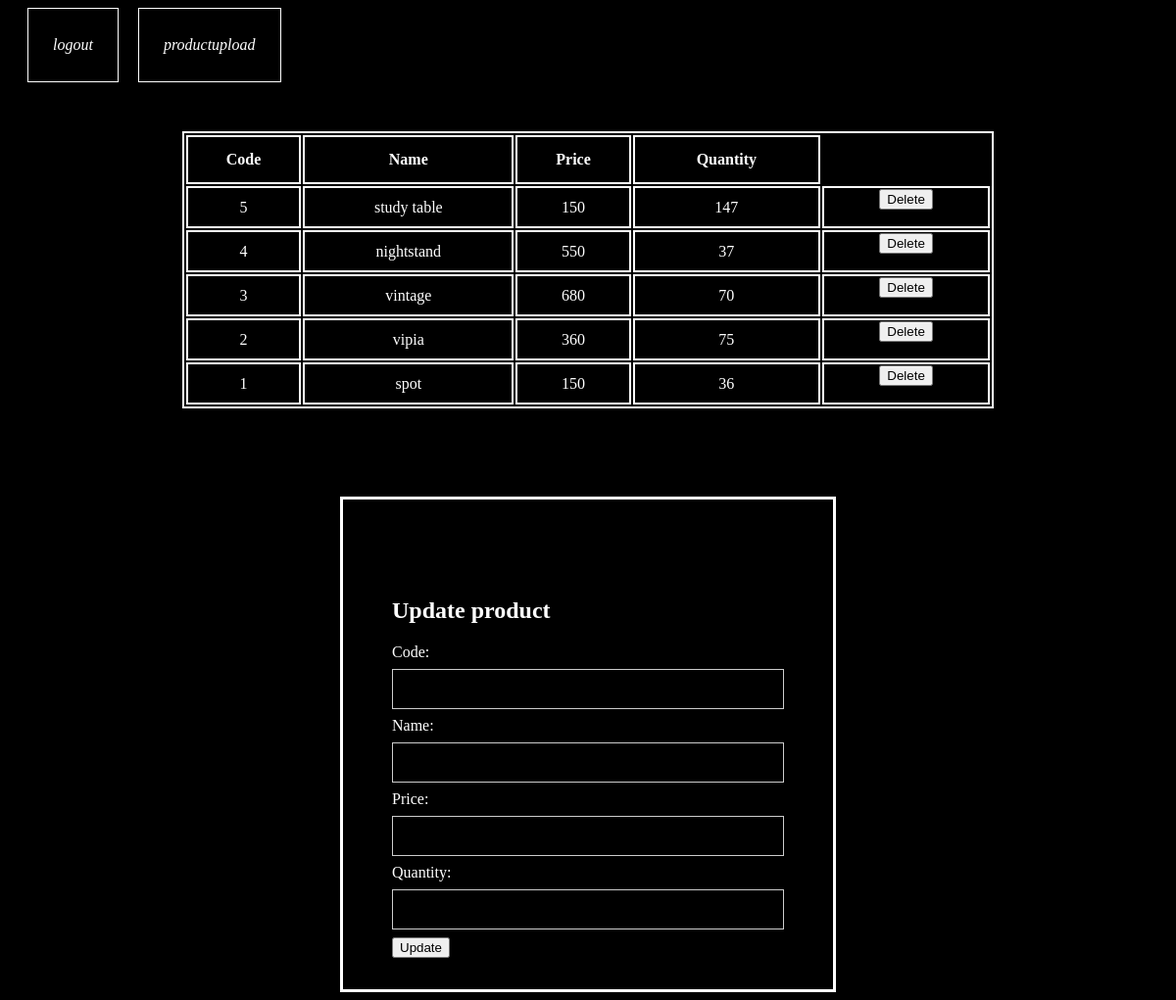
/products.php, run on the app's committed database.
### tables this page shows
CREATE TABLE IF NOT EXISTS `lamps` (
  `code` int(11) NOT NULL,
  `name` text NOT NULL,
  `price` int(11) NOT NULL,
  `quantity` int(11) NOT NULL,
  `image` varchar(256) NOT NULL,
  PRIMARY KEY (`code`)
);

### products.php (the view, shortened to what this page needs)
<link rel="stylesheet" href="menu.css" />
<link rel="stylesheet" href="product.css" />
<body style="background:black;color :white">
    <ul>
        <li><a href="login1.php">logout</a></li>
        <li><a href="productupload.php">productupload</a></li>
    </ul>
  <?php
$conn = new mysqli("localhost", "root", "", "orot2000");
$sql = "SELECT * FROM lamps";
$result = $conn->query($sql);
if ($result->num_rows > 0) {
 ?>
<table>
  <tr>
    <th>Code</th>
    <th>Name</th>
    <th>Price</th>
    <th>Quantity</th>
  </tr>
  <?php
  while($row = $result->fetch_assoc()) {
    echo "<tr>";
    echo "<td>" . $row['code'] . "</td>";
    echo "<td>" . $row['name'] . "</td>";
    echo "<td>" . $row['price'] . "</td>";
	echo "<td>" . $row['quantity'] . "</td>";
    echo "<td>";
    echo "<form action='products.php' method='post'>";
    echo "<input type='submit' value='Delete' name='delete_product'>";
    echo "</form>";
    echo "</td>";
    echo "</tr>";
  }
  ?>
  </table> <?php
} else {
  echo "No products found";
}
?>
<div >
<form class="f" action="products.php" method="post">
	<div class="container">
		<h2>Update product</h2>
		<label for="code">Code:</label><br>
		<input style="background:black" type="text" id="code" name="code"><br>
		<label for="name">Name:</label><br>
		<input style="background:black" type="text" id="name" name="name"><br>
		<label for="price">Price:</label><br>
		<input style="background:black" type="text" id="price" name="price"><br>
		<label for="quantity">Quantity:</label><br>
		<input style="background:black" type="text" id="quantity" name="quantity"><br>
		<input type="submit" value="Update" name="submit">
	</div>
</form>
</div>
</body>

### menu.css (style rules this page uses)
ul { list-style-type: none; margin: 0; padding: 0; overflow: hidden; background-color: black; }
li { float: left; }
li a { margin-left: 20px; display: block; color: white; font-style:italic; text-align: center; padding: 28px 25px; text-decoration: none; border: 1px solid white; }
a { margin-left: 130px }

### product.css (style rules this page uses)
table { border: 2px solid white; margin: auto; width: 70%; margin-top: 50px; font-family: cursive; }
th { height: 50px; }
th,td { border: 2px solid white; text-align: center; }
.container { margin: auto; margin-top: 100px; background-color: black; color: white; width: 400px; height:400px; }
input[type=text], input[type=password] { width: 100%; padding: 12px 20px; margin: 8px 0; display: inline-block; border: 1px solid #ccc; box-sizing: border-box; color: white; }
.f { color: white; border: 3px solid white; margin: auto; width: 500px; margin-top: 90px; font-family: cursive; }

### data on the page
lamps: code "5", name "study table", price "150", quantity "147"
lamps: code "4", name "nightstand", price "550", quantity "37"
lamps: code "3", name "vintage", price "680", quantity "70"
lamps: code "2", name "vipia", price "360", quantity "75"
lamps: code "1", name "spot", price "150", quantity "36"
